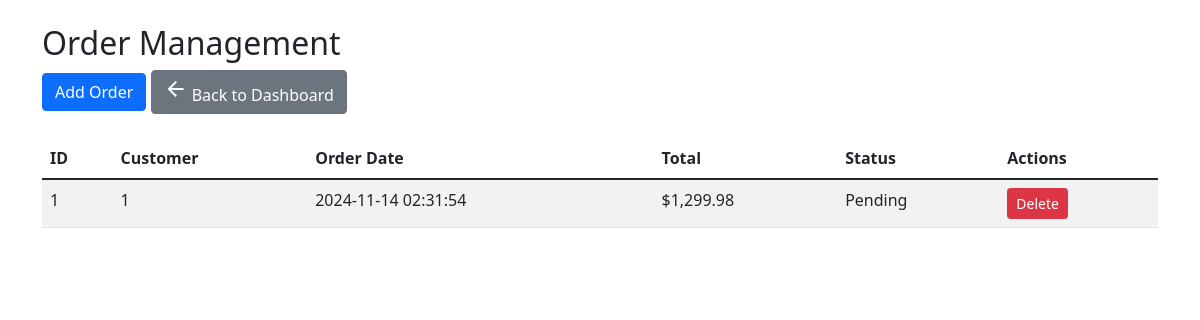
/orders.php, run on the app's committed database.
### tables this page shows
CREATE TABLE `orders` (
  `id` int(11) NOT NULL,
  `customer_id` int(11) NOT NULL,
  `order_date` timestamp NOT NULL DEFAULT current_timestamp(),
  `status` enum('Pending','Shipped','Delivered','Cancelled') DEFAULT 'Pending',
  `total` decimal(10,2) DEFAULT NULL
);

### orders.php (the view, shortened to what this page needs)
<?php
include('db.connection.php');
$query = "SELECT * FROM Orders";
$stmt = $pdo->query($query);
?>
<!DOCTYPE html>
<html lang="en">
<head>
    <link href="https://cdn.jsdelivr.net/npm/bootstrap@5.1.3/dist/css/bootstrap.min.css" rel="stylesheet">
</head>
<body>
<div class="container mt-4">
    <h2>Order Management</h2>
    <button class="btn btn-primary" data-bs-toggle="modal" data-bs-target="#addOrderModal">Add Order</button>
    <button class="btn btn-secondary" data-bs-toggle="modal" data-bs-target="#backToDashboardModal">
        <span class="material-icons">arrow_back</span> Back to Dashboard
    </button>
    <table class="table table-striped mt-4">
        <thead>
            <tr>
                <th>ID</th>
                <th>Customer</th>
                <th>Order Date</th>
                <th>Total</th>
                <th>Status</th>
                <th>Actions</th>
            </tr>
        </thead>
        <tbody>
            <?php while ($row = $stmt->fetch(PDO::FETCH_ASSOC)): ?>
                <tr>
                    <td><?= $row['id'] ?></td>
                    <td><?= $row['customer_id'] ?></td>
                    <td><?= $row['order_date'] ?></td>
                    <td>$<?= number_format($row['total'], 2) ?></td>
                    <td><?= $row['status'] ?></td>
                    <td>
                        <a href="?delete_order=<?= $row['id'] ?>" class="btn btn-danger btn-sm">Delete</a>
                    </td>
                </tr>
            <?php endwhile; ?>
        </tbody>
    </table>
</div>
</body>
</html>

### data on the page
orders: id "1", customer "1", order_date "2024-11-14 02:31:54", total "1,299.98", status "Pending"
